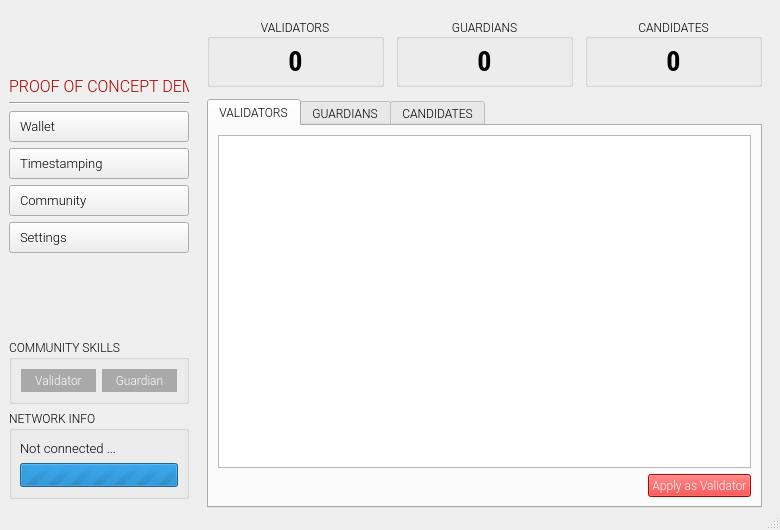
<?xml version="1.0" encoding="UTF-8"?>
<ui version="4.0">
 <class>MainWindow</class>
 <widget class="QMainWindow" name="MainWindow">
  <property name="enabled">
   <bool>true</bool>
  </property>
  <property name="geometry">
   <rect>
    <x>0</x>
    <y>0</y>
    <width>780</width>
    <height>530</height>
   </rect>
  </property>
  <property name="minimumSize">
   <size>
    <width>780</width>
    <height>530</height>
   </size>
  </property>
  <property name="font">
   <font>
    <family>Roboto Light</family>
    <stylestrategy>PreferAntialias</stylestrategy>
   </font>
  </property>
  <property name="windowTitle">
   <string>Content Blockchain</string>
  </property>
  <property name="windowIcon">
   <iconset resource="resources.qrc">
    <normaloff>:/images/resources/app_icon.png</normaloff>:/images/resources/app_icon.png</iconset>
  </property>
  <property name="windowOpacity">
   <double>1.000000000000000</double>
  </property>
  <property name="locale">
   <locale language="English" country="UnitedStates"/>
  </property>
  <property name="iconSize">
   <size>
    <width>24</width>
    <height>24</height>
   </size>
  </property>
  <property name="unifiedTitleAndToolBarOnMac">
   <bool>false</bool>
  </property>
  <widget class="QWidget" name="centralwidget">
   <property name="minimumSize">
    <size>
     <width>0</width>
     <height>0</height>
    </size>
   </property>
   <layout class="QHBoxLayout" name="lout_main_window_h">
    <property name="spacing">
     <number>9</number>
    </property>
    <property name="bottomMargin">
     <number>0</number>
    </property>
    <item>
     <widget class="QWidget" name="wgt_sidebar" native="true">
      <property name="minimumSize">
       <size>
        <width>180</width>
        <height>0</height>
       </size>
      </property>
      <property name="maximumSize">
       <size>
        <width>180</width>
        <height>16777215</height>
       </size>
      </property>
      <layout class="QVBoxLayout" name="verticalLayout_7">
       <property name="spacing">
        <number>6</number>
       </property>
       <property name="leftMargin">
        <number>0</number>
       </property>
       <property name="rightMargin">
        <number>0</number>
       </property>
       <item>
        <widget class="QLabel" name="lbl_app_title">
         <property name="enabled">
          <bool>true</bool>
         </property>
         <property name="font">
          <font>
           <family>Oswald SemiBold</family>
           <pointsize>34</pointsize>
           <weight>50</weight>
           <bold>false</bold>
          </font>
         </property>
         <property name="styleSheet">
          <string notr="true"/>
         </property>
         <property name="frameShape">
          <enum>QFrame::NoFrame</enum>
         </property>
         <property name="text">
          <string/>
         </property>
         <property name="pixmap">
          <pixmap resource="resources.qrc">:/images/resources/wizard_logo.png</pixmap>
         </property>
         <property name="alignment">
          <set>Qt::AlignHCenter|Qt::AlignTop</set>
         </property>
         <property name="buddy">
          <cstring></cstring>
         </property>
        </widget>
       </item>
       <item>
        <widget class="QLabel" name="label">
         <property name="font">
          <font>
           <family>Oswald</family>
           <pointsize>12</pointsize>
          </font>
         </property>
         <property name="text">
          <string>&lt;html&gt;&lt;head/&gt;&lt;body&gt;&lt;p&gt;&lt;span style=&quot; color:#aa0000;&quot;&gt;PROOF OF CONCEPT DEMO&lt;/span&gt;&lt;/p&gt;&lt;/body&gt;&lt;/html&gt;</string>
         </property>
         <property name="alignment">
          <set>Qt::AlignCenter</set>
         </property>
        </widget>
       </item>
       <item>
        <widget class="Line" name="line_sidebar_header">
         <property name="orientation">
          <enum>Qt::Horizontal</enum>
         </property>
        </widget>
       </item>
       <item>
        <widget class="QPushButton" name="btn_nav_wallet">
         <property name="sizePolicy">
          <sizepolicy hsizetype="Preferred" vsizetype="Fixed">
           <horstretch>0</horstretch>
           <verstretch>0</verstretch>
          </sizepolicy>
         </property>
         <property name="font">
          <font>
           <family>Roboto Light</family>
           <pointsize>10</pointsize>
          </font>
         </property>
         <property name="styleSheet">
          <string notr="true">QPushButton {text-align: left; padding: 6 10 6 10;}</string>
         </property>
         <property name="text">
          <string>Wallet</string>
         </property>
         <property name="icon">
          <iconset resource="resources.qrc">
           <normaloff>:/images/resources/money_black.svg</normaloff>:/images/resources/money_black.svg</iconset>
         </property>
         <property name="iconSize">
          <size>
           <width>18</width>
           <height>18</height>
          </size>
         </property>
         <property name="checkable">
          <bool>true</bool>
         </property>
         <property name="autoExclusive">
          <bool>true</bool>
         </property>
         <attribute name="buttonGroup">
          <string notr="true">btn_grp_nav</string>
         </attribute>
        </widget>
       </item>
       <item>
        <widget class="QPushButton" name="btn_nav_timestamp">
         <property name="sizePolicy">
          <sizepolicy hsizetype="Preferred" vsizetype="Fixed">
           <horstretch>0</horstretch>
           <verstretch>0</verstretch>
          </sizepolicy>
         </property>
         <property name="font">
          <font>
           <family>Roboto Light</family>
           <pointsize>10</pointsize>
          </font>
         </property>
         <property name="styleSheet">
          <string notr="true">QPushButton {text-align: left; padding: 6 10 6 10;}</string>
         </property>
         <property name="text">
          <string>Timestamping</string>
         </property>
         <property name="icon">
          <iconset resource="resources.qrc">
           <normaloff>:/images/resources/certificate_black.svg</normaloff>:/images/resources/certificate_black.svg</iconset>
         </property>
         <property name="iconSize">
          <size>
           <width>18</width>
           <height>18</height>
          </size>
         </property>
         <property name="checkable">
          <bool>true</bool>
         </property>
         <property name="autoExclusive">
          <bool>true</bool>
         </property>
         <attribute name="buttonGroup">
          <string notr="true">btn_grp_nav</string>
         </attribute>
        </widget>
       </item>
       <item>
        <widget class="QPushButton" name="btn_nav_community">
         <property name="font">
          <font>
           <family>Roboto Light</family>
           <pointsize>10</pointsize>
          </font>
         </property>
         <property name="styleSheet">
          <string notr="true">QPushButton {text-align: left; padding: 6 10 6 10;}</string>
         </property>
         <property name="text">
          <string>Community</string>
         </property>
         <property name="icon">
          <iconset resource="resources.qrc">
           <normaloff>:/images/resources/users_black.svg</normaloff>:/images/resources/users_black.svg</iconset>
         </property>
         <property name="iconSize">
          <size>
           <width>18</width>
           <height>18</height>
          </size>
         </property>
         <property name="checkable">
          <bool>true</bool>
         </property>
         <property name="autoExclusive">
          <bool>true</bool>
         </property>
         <attribute name="buttonGroup">
          <string notr="true">btn_grp_nav</string>
         </attribute>
        </widget>
       </item>
       <item>
        <widget class="QPushButton" name="btn_nav_settings">
         <property name="font">
          <font>
           <family>Roboto Light</family>
           <pointsize>10</pointsize>
          </font>
         </property>
         <property name="styleSheet">
          <string notr="true">QPushButton {text-align: left; padding: 6 10 6 10;}</string>
         </property>
         <property name="text">
          <string>Settings</string>
         </property>
         <property name="icon">
          <iconset resource="resources.qrc">
           <normaloff>:/images/resources/cog_black.svg</normaloff>:/images/resources/cog_black.svg</iconset>
         </property>
         <property name="iconSize">
          <size>
           <width>18</width>
           <height>18</height>
          </size>
         </property>
         <property name="checkable">
          <bool>true</bool>
         </property>
         <property name="autoExclusive">
          <bool>true</bool>
         </property>
         <attribute name="buttonGroup">
          <string notr="true">btn_grp_nav</string>
         </attribute>
        </widget>
       </item>
       <item>
        <spacer name="spc_sidebar_bottom">
         <property name="orientation">
          <enum>Qt::Vertical</enum>
         </property>
         <property name="sizeHint" stdset="0">
          <size>
           <width>20</width>
           <height>40</height>
          </size>
         </property>
        </spacer>
       </item>
       <item>
        <widget class="QGroupBox" name="gbox_community_skills">
         <property name="font">
          <font>
           <family>Oswald</family>
           <pointsize>9</pointsize>
          </font>
         </property>
         <property name="styleSheet">
          <string notr="true">QLabel {
	color: white;
	background-color: darkgray;
	border-radius: 0px;
    padding: 4px;
}

QLabel[enabled=&quot;true&quot;] {
	background-color: #0183ea;
}</string>
         </property>
         <property name="title">
          <string>COMMUNITY SKILLS</string>
         </property>
         <layout class="QHBoxLayout" name="horizontalLayout_3">
          <item>
           <widget class="QLabel" name="lbl_skill_is_miner">
            <property name="enabled">
             <bool>false</bool>
            </property>
            <property name="font">
             <font>
              <family>Roboto Light</family>
              <pointsize>9</pointsize>
             </font>
            </property>
            <property name="text">
             <string>Validator</string>
            </property>
            <property name="alignment">
             <set>Qt::AlignCenter</set>
            </property>
           </widget>
          </item>
          <item>
           <widget class="QLabel" name="lbl_skill_is_admin">
            <property name="enabled">
             <bool>false</bool>
            </property>
            <property name="font">
             <font>
              <family>Roboto Light</family>
              <pointsize>9</pointsize>
             </font>
            </property>
            <property name="text">
             <string>Guardian</string>
            </property>
            <property name="alignment">
             <set>Qt::AlignCenter</set>
            </property>
           </widget>
          </item>
         </layout>
        </widget>
       </item>
       <item>
        <widget class="QGroupBox" name="gbox_network_info">
         <property name="font">
          <font>
           <family>Oswald</family>
           <pointsize>9</pointsize>
          </font>
         </property>
         <property name="styleSheet">
          <string notr="true"/>
         </property>
         <property name="title">
          <string>NETWORK INFO</string>
         </property>
         <layout class="QVBoxLayout" name="verticalLayout_6">
          <property name="leftMargin">
           <number>8</number>
          </property>
          <property name="rightMargin">
           <number>8</number>
          </property>
          <item>
           <widget class="QLabel" name="label_network_info">
            <property name="font">
             <font>
              <family>Roboto Light</family>
              <pointsize>10</pointsize>
             </font>
            </property>
            <property name="text">
             <string>Not connected ...</string>
            </property>
           </widget>
          </item>
          <item>
           <widget class="QProgressBar" name="progress_bar_network_info">
            <property name="minimumSize">
             <size>
              <width>0</width>
              <height>24</height>
             </size>
            </property>
            <property name="maximumSize">
             <size>
              <width>16777215</width>
              <height>24</height>
             </size>
            </property>
            <property name="font">
             <font>
              <family>Roboto Light</family>
              <pointsize>8</pointsize>
              <stylestrategy>PreferAntialias</stylestrategy>
             </font>
            </property>
            <property name="maximum">
             <number>0</number>
            </property>
            <property name="value">
             <number>0</number>
            </property>
            <property name="textVisible">
             <bool>true</bool>
            </property>
            <property name="invertedAppearance">
             <bool>false</bool>
            </property>
            <property name="format">
             <string>%v/%m blocks (%p%)</string>
            </property>
           </widget>
          </item>
         </layout>
        </widget>
       </item>
      </layout>
     </widget>
    </item>
    <item>
     <widget class="QStackedWidget" name="wgt_content">
      <property name="currentIndex">
       <number>2</number>
      </property>
      <widget class="QWidget" name="wgt_page_wallet">
       <layout class="QVBoxLayout" name="lout_page_wallet_v">
        <property name="spacing">
         <number>9</number>
        </property>
        <property name="topMargin">
         <number>9</number>
        </property>
        <property name="bottomMargin">
         <number>0</number>
        </property>
        <item>
         <widget class="MyAccount" name="widget" native="true"/>
        </item>
        <item>
         <widget class="QGroupBox" name="gbox_wallet_send">
          <property name="font">
           <font>
            <family>Oswald</family>
            <pointsize>9</pointsize>
           </font>
          </property>
          <property name="title">
           <string>SEND COINS (Dummy)</string>
          </property>
          <property name="alignment">
           <set>Qt::AlignLeading|Qt::AlignLeft|Qt::AlignVCenter</set>
          </property>
          <layout class="QVBoxLayout" name="lout_gbox_wallet_send_v">
           <item>
            <layout class="QFormLayout" name="lout_form_send">
             <property name="horizontalSpacing">
              <number>12</number>
             </property>
             <item row="0" column="0">
              <widget class="QLabel" name="lbl_amount">
               <property name="font">
                <font>
                 <family>Roboto Light</family>
                 <pointsize>10</pointsize>
                </font>
               </property>
               <property name="text">
                <string>Amount:</string>
               </property>
               <property name="buddy">
                <cstring>edit_amount</cstring>
               </property>
              </widget>
             </item>
             <item row="0" column="1">
              <widget class="QLineEdit" name="edit_amount">
               <property name="font">
                <font>
                 <family>Roboto Light</family>
                 <pointsize>10</pointsize>
                </font>
               </property>
               <property name="placeholderText">
                <string>0.00</string>
               </property>
               <property name="clearButtonEnabled" stdset="0">
                <bool>true</bool>
               </property>
              </widget>
             </item>
             <item row="1" column="0">
              <widget class="QLabel" name="lbl_pay_to">
               <property name="font">
                <font>
                 <family>Roboto Light</family>
                 <pointsize>10</pointsize>
                </font>
               </property>
               <property name="text">
                <string>Pay to:</string>
               </property>
               <property name="buddy">
                <cstring>edit_pay_to</cstring>
               </property>
              </widget>
             </item>
             <item row="1" column="1">
              <widget class="QLineEdit" name="edit_pay_to">
               <property name="font">
                <font>
                 <family>Roboto Light</family>
                 <pointsize>10</pointsize>
                </font>
               </property>
               <property name="placeholderText">
                <string>Address or alias of recipient</string>
               </property>
               <property name="clearButtonEnabled" stdset="0">
                <bool>true</bool>
               </property>
              </widget>
             </item>
             <item row="2" column="0">
              <widget class="QLabel" name="lbl_reference">
               <property name="font">
                <font>
                 <family>Roboto Light</family>
                 <pointsize>10</pointsize>
                </font>
               </property>
               <property name="text">
                <string>Comment:</string>
               </property>
               <property name="buddy">
                <cstring>edit_reference</cstring>
               </property>
              </widget>
             </item>
             <item row="2" column="1">
              <widget class="QLineEdit" name="edit_reference">
               <property name="font">
                <font>
                 <family>Roboto Light</family>
                 <pointsize>10</pointsize>
                </font>
               </property>
               <property name="placeholderText">
                <string>Optional payment reference information</string>
               </property>
               <property name="clearButtonEnabled" stdset="0">
                <bool>true</bool>
               </property>
              </widget>
             </item>
            </layout>
           </item>
           <item>
            <layout class="QHBoxLayout" name="lout_send">
             <item>
              <spacer name="spc_wallet_send">
               <property name="orientation">
                <enum>Qt::Horizontal</enum>
               </property>
               <property name="sizeHint" stdset="0">
                <size>
                 <width>40</width>
                 <height>20</height>
                </size>
               </property>
              </spacer>
             </item>
             <item>
              <widget class="QPushButton" name="btn_cancel">
               <property name="enabled">
                <bool>false</bool>
               </property>
               <property name="sizePolicy">
                <sizepolicy hsizetype="Preferred" vsizetype="Preferred">
                 <horstretch>0</horstretch>
                 <verstretch>0</verstretch>
                </sizepolicy>
               </property>
               <property name="font">
                <font>
                 <family>Roboto Light</family>
                 <pointsize>10</pointsize>
                </font>
               </property>
               <property name="text">
                <string>Cancel</string>
               </property>
              </widget>
             </item>
             <item>
              <widget class="QPushButton" name="btn_send">
               <property name="enabled">
                <bool>false</bool>
               </property>
               <property name="sizePolicy">
                <sizepolicy hsizetype="Preferred" vsizetype="Preferred">
                 <horstretch>0</horstretch>
                 <verstretch>0</verstretch>
                </sizepolicy>
               </property>
               <property name="font">
                <font>
                 <family>Roboto Light</family>
                 <pointsize>10</pointsize>
                </font>
               </property>
               <property name="text">
                <string>Send</string>
               </property>
              </widget>
             </item>
            </layout>
           </item>
          </layout>
         </widget>
        </item>
        <item>
         <widget class="QGroupBox" name="gbox_wallet_transactions">
          <property name="font">
           <font>
            <family>Oswald</family>
            <pointsize>9</pointsize>
           </font>
          </property>
          <property name="title">
           <string>TRANSACTIONS</string>
          </property>
          <property name="flat">
           <bool>false</bool>
          </property>
          <layout class="QVBoxLayout" name="lout_gbox_wallet_transactions">
           <item>
            <widget class="QTableView" name="table_view_transactions"/>
           </item>
          </layout>
         </widget>
        </item>
       </layout>
      </widget>
      <widget class="QWidget" name="wgt_page_timestamp">
       <layout class="QVBoxLayout" name="lout_page_timestamp_v">
        <property name="spacing">
         <number>9</number>
        </property>
        <property name="bottomMargin">
         <number>0</number>
        </property>
       </layout>
      </widget>
      <widget class="QWidget" name="wgt_page_community">
       <layout class="QVBoxLayout" name="verticalLayout_3">
        <property name="spacing">
         <number>12</number>
        </property>
        <property name="topMargin">
         <number>9</number>
        </property>
        <property name="bottomMargin">
         <number>0</number>
        </property>
        <item>
         <layout class="QHBoxLayout" name="lout_community_header">
          <item>
           <widget class="QGroupBox" name="gbox_community_validators">
            <property name="font">
             <font>
              <family>Oswald</family>
              <pointsize>9</pointsize>
             </font>
            </property>
            <property name="title">
             <string>VALIDATORS</string>
            </property>
            <property name="alignment">
             <set>Qt::AlignCenter</set>
            </property>
            <layout class="QHBoxLayout" name="horizontalLayout">
             <property name="margin">
              <number>6</number>
             </property>
             <item>
              <widget class="QLabel" name="lbl_num_validators">
               <property name="font">
                <font>
                 <family>Roboto Condensed</family>
                 <pointsize>21</pointsize>
                 <weight>75</weight>
                 <bold>true</bold>
                </font>
               </property>
               <property name="text">
                <string>0</string>
               </property>
               <property name="alignment">
                <set>Qt::AlignCenter</set>
               </property>
              </widget>
             </item>
            </layout>
           </widget>
          </item>
          <item>
           <widget class="QGroupBox" name="gbox_community_guardians">
            <property name="font">
             <font>
              <family>Oswald</family>
              <pointsize>9</pointsize>
             </font>
            </property>
            <property name="title">
             <string>GUARDIANS</string>
            </property>
            <property name="alignment">
             <set>Qt::AlignCenter</set>
            </property>
            <layout class="QHBoxLayout" name="horizontalLayout_2">
             <property name="margin">
              <number>6</number>
             </property>
             <item>
              <widget class="QLabel" name="lbl_num_guardians">
               <property name="font">
                <font>
                 <family>Roboto Condensed</family>
                 <pointsize>21</pointsize>
                 <weight>75</weight>
                 <bold>true</bold>
                </font>
               </property>
               <property name="text">
                <string>0</string>
               </property>
               <property name="alignment">
                <set>Qt::AlignCenter</set>
               </property>
              </widget>
             </item>
            </layout>
           </widget>
          </item>
          <item>
           <widget class="QGroupBox" name="gbox_cumminity_candidates">
            <property name="font">
             <font>
              <family>Oswald</family>
              <pointsize>9</pointsize>
             </font>
            </property>
            <property name="title">
             <string>CANDIDATES</string>
            </property>
            <property name="alignment">
             <set>Qt::AlignCenter</set>
            </property>
            <layout class="QHBoxLayout" name="horizontalLayout_6">
             <property name="margin">
              <number>6</number>
             </property>
             <item>
              <widget class="QLabel" name="lbl_num_candidates">
               <property name="font">
                <font>
                 <family>Roboto Condensed</family>
                 <pointsize>21</pointsize>
                 <weight>75</weight>
                 <bold>true</bold>
                </font>
               </property>
               <property name="text">
                <string>0</string>
               </property>
               <property name="alignment">
                <set>Qt::AlignCenter</set>
               </property>
              </widget>
             </item>
            </layout>
           </widget>
          </item>
         </layout>
        </item>
        <item>
         <widget class="QTabWidget" name="tab_widget_cummunity">
          <property name="font">
           <font>
            <family>Oswald</family>
            <pointsize>9</pointsize>
           </font>
          </property>
          <property name="styleSheet">
           <string notr="true"/>
          </property>
          <property name="currentIndex">
           <number>0</number>
          </property>
          <widget class="QWidget" name="tab_validators">
           <attribute name="title">
            <string>VALIDATORS</string>
           </attribute>
           <layout class="QVBoxLayout" name="verticalLayout_2">
            <item>
             <widget class="QTableView" name="table_validators"/>
            </item>
            <item>
             <layout class="QHBoxLayout" name="layout_tab_validator">
              <item>
               <spacer name="spacer_tab_validator">
                <property name="orientation">
                 <enum>Qt::Horizontal</enum>
                </property>
                <property name="sizeHint" stdset="0">
                 <size>
                  <width>40</width>
                  <height>0</height>
                 </size>
                </property>
               </spacer>
              </item>
              <item>
               <widget class="QPushButton" name="button_apply_validator">
                <property name="font">
                 <font>
                  <family>Roboto Light</family>
                  <pointsize>9</pointsize>
                 </font>
                </property>
                <property name="styleSheet">
                 <string notr="true">background-color: red ;color: white;</string>
                </property>
                <property name="text">
                 <string>Apply as Validator</string>
                </property>
               </widget>
              </item>
             </layout>
            </item>
           </layout>
          </widget>
          <widget class="QWidget" name="tab_guardians">
           <attribute name="title">
            <string>GUARDIANS</string>
           </attribute>
           <layout class="QVBoxLayout" name="verticalLayout_8">
            <item>
             <widget class="QTableView" name="table_guardians"/>
            </item>
            <item>
             <layout class="QHBoxLayout" name="layout_tab_guardians">
              <item>
               <spacer name="spacer_tab_guardians">
                <property name="orientation">
                 <enum>Qt::Horizontal</enum>
                </property>
                <property name="sizeHint" stdset="0">
                 <size>
                  <width>40</width>
                  <height>0</height>
                 </size>
                </property>
               </spacer>
              </item>
              <item>
               <widget class="QPushButton" name="button_apply_guardian">
                <property name="font">
                 <font>
                  <family>Roboto Light</family>
                  <pointsize>9</pointsize>
                 </font>
                </property>
                <property name="styleSheet">
                 <string notr="true">background-color: red ;color: white;</string>
                </property>
                <property name="text">
                 <string>Apply as Guardian</string>
                </property>
               </widget>
              </item>
             </layout>
            </item>
           </layout>
          </widget>
          <widget class="QWidget" name="tab_candidates">
           <attribute name="title">
            <string>CANDIDATES</string>
           </attribute>
           <layout class="QVBoxLayout" name="verticalLayout_9">
            <item>
             <widget class="QTableView" name="table_candidates"/>
            </item>
            <item>
             <layout class="QHBoxLayout" name="layout_tab_candidates">
              <item>
               <spacer name="spacer_tab_candidate">
                <property name="orientation">
                 <enum>Qt::Horizontal</enum>
                </property>
                <property name="sizeHint" stdset="0">
                 <size>
                  <width>40</width>
                  <height>0</height>
                 </size>
                </property>
               </spacer>
              </item>
              <item>
               <widget class="QPushButton" name="button_invite_canditate">
                <property name="font">
                 <font>
                  <family>Roboto Light</family>
                  <pointsize>9</pointsize>
                 </font>
                </property>
                <property name="styleSheet">
                 <string notr="true">background-color: red ;color: white;</string>
                </property>
                <property name="text">
                 <string>Invite Participant</string>
                </property>
               </widget>
              </item>
             </layout>
            </item>
           </layout>
          </widget>
         </widget>
        </item>
       </layout>
      </widget>
      <widget class="QWidget" name="wgt_page_settings">
       <layout class="QVBoxLayout" name="verticalLayout_4">
        <property name="spacing">
         <number>12</number>
        </property>
        <property name="topMargin">
         <number>9</number>
        </property>
        <property name="bottomMargin">
         <number>0</number>
        </property>
        <item>
         <widget class="QGroupBox" name="gbox_profile_settings">
          <property name="font">
           <font>
            <family>Oswald</family>
            <pointsize>9</pointsize>
           </font>
          </property>
          <property name="title">
           <string>PROFILE SETTINGS</string>
          </property>
          <layout class="QVBoxLayout" name="layout_profile_settings">
           <property name="margin">
            <number>9</number>
           </property>
          </layout>
         </widget>
        </item>
        <item>
         <spacer name="verticalSpacer">
          <property name="orientation">
           <enum>Qt::Vertical</enum>
          </property>
          <property name="sizeHint" stdset="0">
           <size>
            <width>20</width>
            <height>40</height>
           </size>
          </property>
         </spacer>
        </item>
       </layout>
      </widget>
     </widget>
    </item>
   </layout>
  </widget>
  <widget class="QMenuBar" name="menubar">
   <property name="geometry">
    <rect>
     <x>0</x>
     <y>0</y>
     <width>780</width>
     <height>26</height>
    </rect>
   </property>
  </widget>
  <widget class="QStatusBar" name="statusbar"/>
 </widget>
 <customwidgets>
  <customwidget>
   <class>MyAccount</class>
   <extends>QWidget</extends>
   <header>app.widgets.my_account</header>
   <container>1</container>
  </customwidget>
 </customwidgets>
 <tabstops>
  <tabstop>btn_nav_wallet</tabstop>
  <tabstop>btn_nav_community</tabstop>
  <tabstop>edit_amount</tabstop>
  <tabstop>edit_pay_to</tabstop>
  <tabstop>edit_reference</tabstop>
  <tabstop>btn_cancel</tabstop>
  <tabstop>btn_send</tabstop>
  <tabstop>table_view_transactions</tabstop>
 </tabstops>
 <resources>
  <include location="resources.qrc"/>
 </resources>
 <connections>
  <connection>
   <sender>btn_grp_nav</sender>
   <signal>buttonClicked(int)</signal>
   <receiver>wgt_content</receiver>
   <slot>setCurrentIndex(int)</slot>
   <hints>
    <hint type="sourcelabel">
     <x>-1</x>
     <y>-1</y>
    </hint>
    <hint type="destinationlabel">
     <x>484</x>
     <y>269</y>
    </hint>
   </hints>
  </connection>
 </connections>
 <buttongroups>
  <buttongroup name="btn_grp_nav"/>
 </buttongroups>
</ui>
